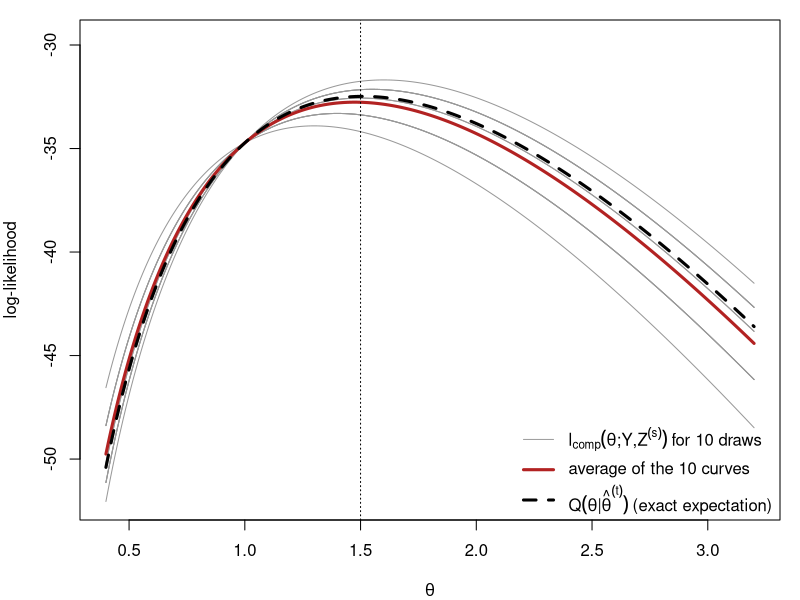
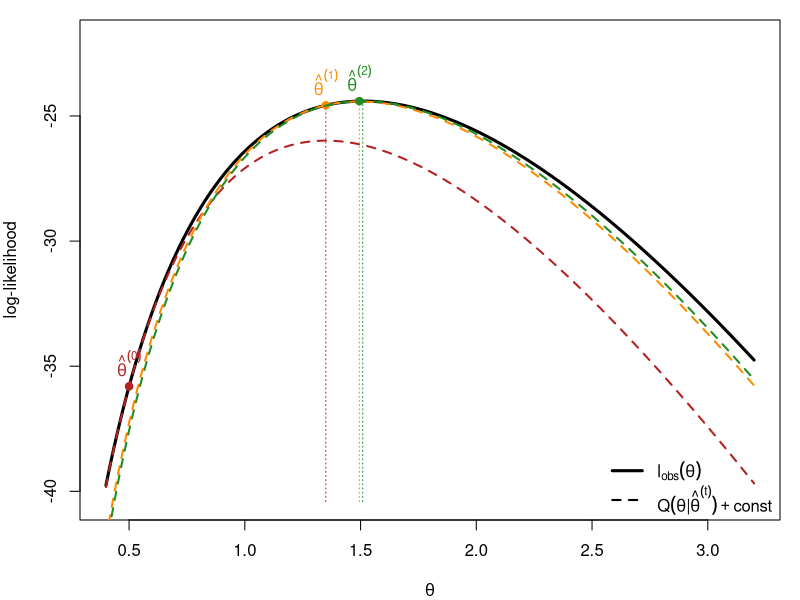
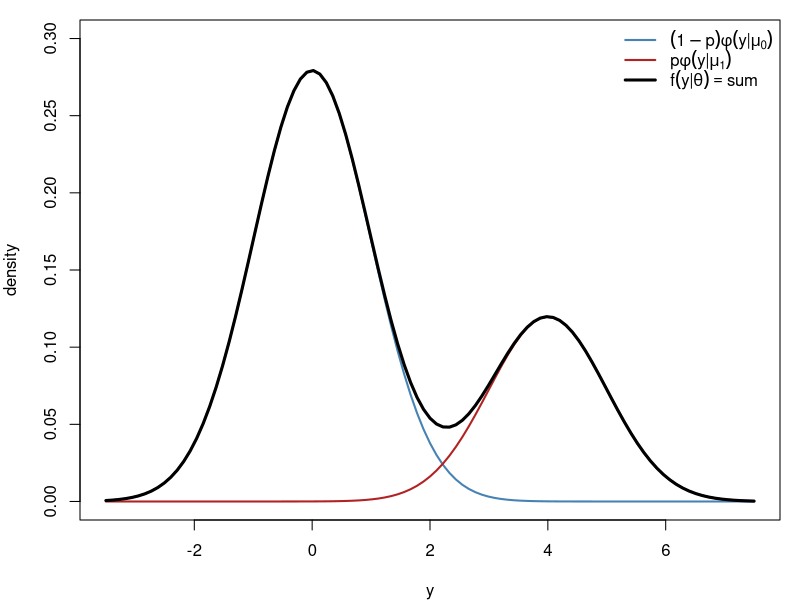
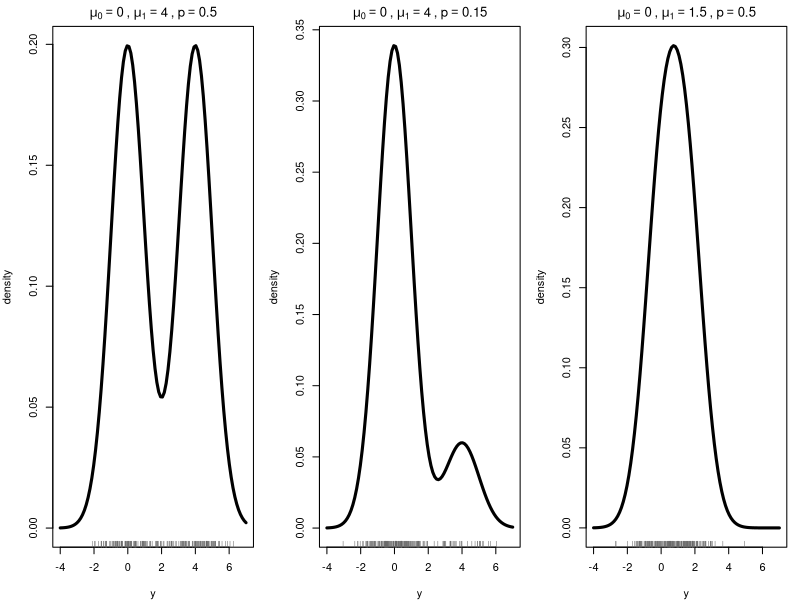
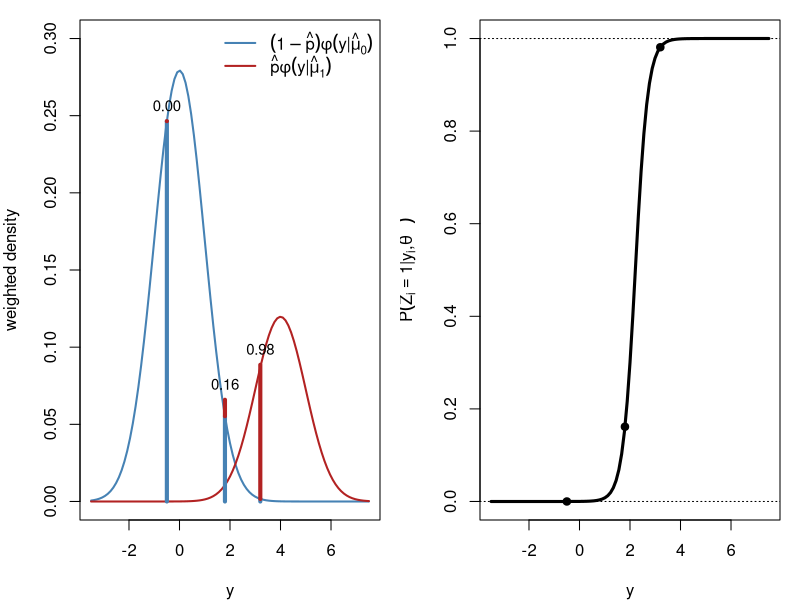
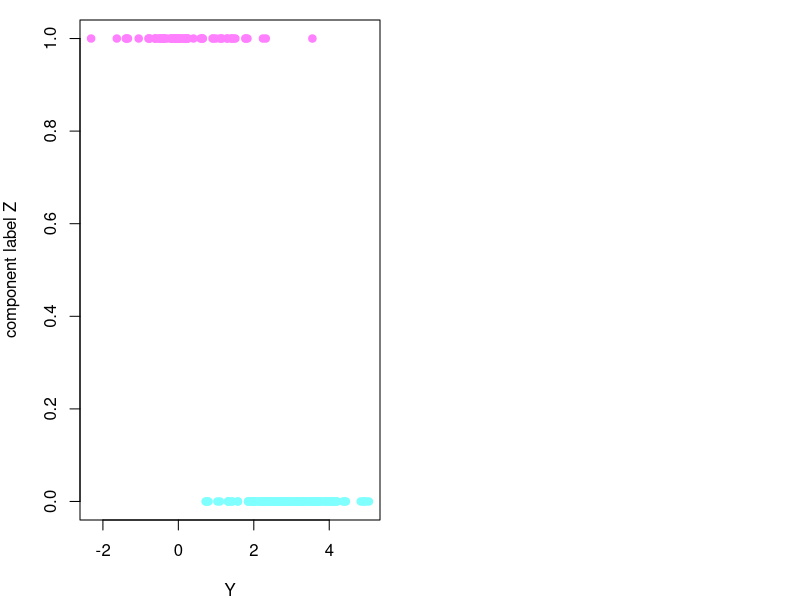
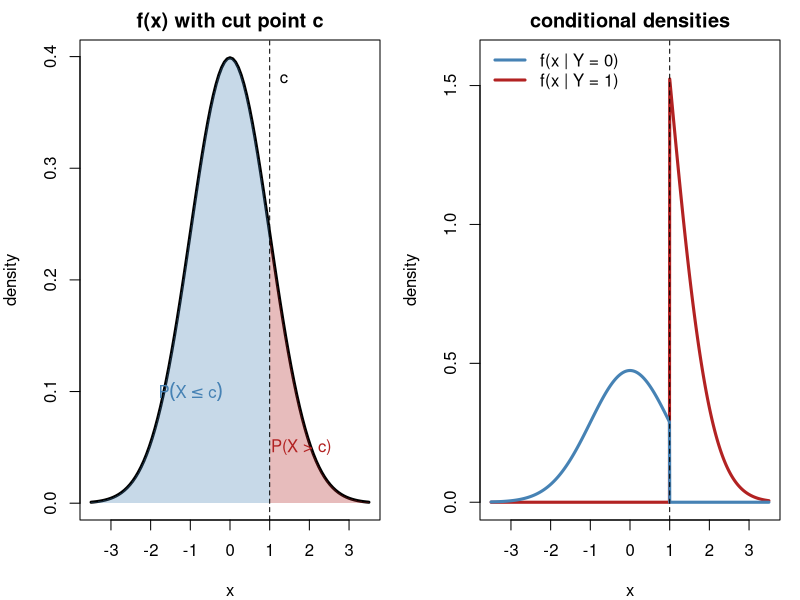
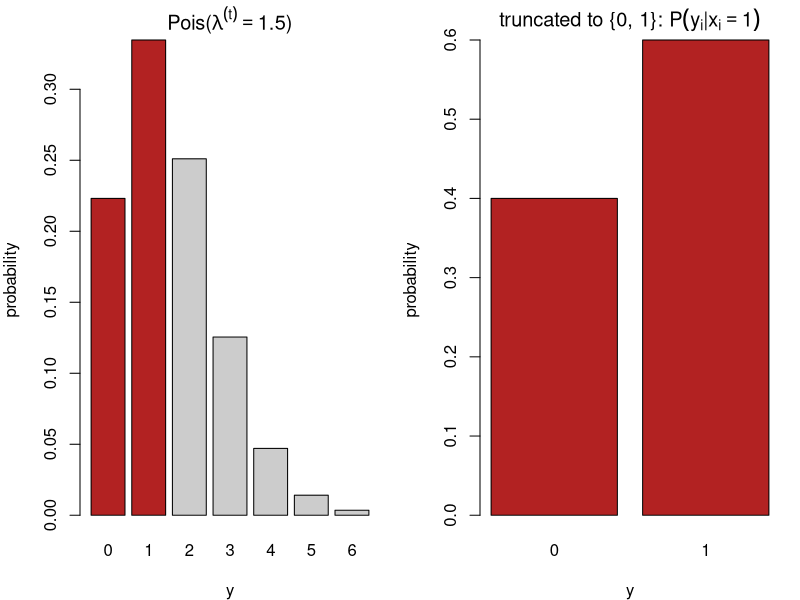

These figures' R source, in order:
## ---- chunk 1
#| label: setup
#| include: false
set.seed(812)

### censored Poisson example used for the illustrations in Section 1 and
### developed fully in Section 3: m exact observations, ncen observations
### known only to satisfy y < 2
yobs_d <- c(3, 2, 4, 1, 3, 2, 5, 3)
m_d    <- length(yobs_d)
ncen_d <- 12
n_d    <- m_d + ncen_d

lobs  <- function(l) sum(dpois(yobs_d, l, log = TRUE)) + ncen_d * log(ppois(1, l))
lcomp <- function(l, z) -n_d * l + log(l) * (sum(yobs_d) + sum(z)) - sum(lfactorial(yobs_d))
Qfun  <- function(l, lt) lcomp(l, rep(lt / (1 + lt), ncen_d))
lam   <- seq(0.4, 3.2, length.out = 300)
## ---- chunk 2
#| label: fig-q-average
#| fig-width: 9
#| fig-height: 5
#| fig-cap: "Ten complete-data log-likelihood curves, their average, and the exact $Q$ function."
lt <- 1.5; S <- 10
Z <- replicate(S, rbinom(ncen_d, 1, lt / (1 + lt)))
curves <- sapply(1:S, function(s) sapply(lam, lcomp, z = Z[, s]))
Qexact <- sapply(lam, Qfun, lt = lt)
par(mar = c(4, 4, 1, 1))
matplot(lam, curves, type = "l", lty = 1, lwd = 1, col = "gray60",
        xlab = expression(theta), ylab = "log-likelihood",
        ylim = range(curves) + c(0, 2))
lines(lam, rowMeans(curves), lwd = 3, col = "firebrick")
lines(lam, Qexact, lwd = 3, col = "black", lty = 2)
abline(v = lt, lty = 3)
legend("bottomright", bty = "n", lwd = c(1, 3, 3), lty = c(1, 1, 2),
       col = c("gray60", "firebrick", "black"),
       legend = c(expression(l[comp](theta*";"*Y*","*Z^(s)) ~ "for 10 draws"),
                  "average of the 10 curves",
                  expression(Q(theta*"|"*hat(theta)^(t)) ~ "(exact expectation)")))
## ---- chunk 3
#| label: fig-tangent-bound
#| fig-width: 9
#| fig-height: 5
#| fig-cap: "Three EM iterations viewed as successive tangent minorants of the observed log-likelihood."
lo <- sapply(lam, lobs); top <- max(lo)
par(mar = c(4, 4, 1, 1))
plot(lam, lo, type = "l", lwd = 3, xlab = expression(theta),
     ylab = "log-likelihood", ylim = c(top - 16, top + 2.5))
lt <- 0.5; cols <- c("firebrick", "darkorange", "forestgreen")
for (k in 1:3) {
  shift <- lobs(lt) - Qfun(lt, lt)            # make Q touch l_obs at theta^(t)
  lines(lam, sapply(lam, Qfun, lt = lt) + shift, col = cols[k], lwd = 2, lty = 2)
  points(lt, lobs(lt), pch = 19, col = cols[k])
  lt_new <- (sum(yobs_d) + ncen_d * lt / (1 + lt)) / n_d     # M-step
  segments(lt_new, top - 16, lt_new, lobs(lt_new), col = cols[k], lty = 3)
  text(lt, lobs(lt), bquote(hat(theta)^(.(k - 1))), pos = 3, col = cols[k], xpd = NA)
  lt <- lt_new
}
legend("bottomright", bty = "n", lwd = c(3, 2), lty = c(1, 2),
       legend = c(expression(l[obs](theta)),
                  expression(Q(theta*"|"*hat(theta)^(t)) + "const")))
## ---- chunk 4
#| label: fig-mixture-components
#| fig-width: 9
#| fig-height: 4.6
#| fig-cap: "The observed density is a sum of two weighted normal components."
par(mar = c(4, 4, 1, 1)); mu0 <- 0; mu1 <- 4; p <- 0.3
curve((1 - p) * dnorm(x, mu0), -3.5, 7.5, lwd = 2, col = "steelblue",
      ylab = "density", xlab = "y", ylim = c(0, 0.3))
curve(p * dnorm(x, mu1), add = TRUE, lwd = 2, col = "firebrick")
curve((1 - p) * dnorm(x, mu0) + p * dnorm(x, mu1), add = TRUE, lwd = 3)
legend("topright", bty = "n", lwd = c(2, 2, 3),
       col = c("steelblue", "firebrick", "black"),
       legend = c(expression((1-p)*phi(y*"|"*mu[0])),
                  expression(p*phi(y*"|"*mu[1])),
                  expression(f(y*"|"*theta) == "sum")))
## ---- chunk 5
#| label: fig-mixture-shapes
#| fig-width: 10
#| fig-height: 4.4
#| fig-cap: "Separation and mixing proportion determine whether the mixture is visibly bimodal."
par(mfrow = c(1, 3), mar = c(4, 4, 2, 1))
mix <- function(x, mu0, mu1, p) (1 - p) * dnorm(x, mu0) + p * dnorm(x, mu1)
for (s in list(c(0, 4, 0.5), c(0, 4, 0.15), c(0, 1.5, 0.5))) {
  curve(mix(x, s[1], s[2], s[3]), -4, 7, lwd = 3, xlab = "y", ylab = "density",
        main = bquote(mu[0] == .(s[1]) ~ "," ~ mu[1] == .(s[2]) ~ "," ~ p == .(s[3])))
  y <- ifelse(rbinom(200, 1, s[3]) == 1, rnorm(200, s[2]), rnorm(200, s[1]))
  rug(y, col = "gray40")
}
## ---- chunk 6
#| label: fig-estep
#| fig-width: 10
#| fig-height: 4.6
#| fig-cap: "Left: the responsibility at each $y_i$ is the red share of the total height. Right: responsibility as a function of $y$."
par(mfrow = c(1, 2), mar = c(4, 4, 1, 1)); mu0 <- 0; mu1 <- 4; p <- 0.3
f0 <- function(x) (1 - p) * dnorm(x, mu0)
f1 <- function(x) p * dnorm(x, mu1)
curve(f0, -3.5, 7.5, lwd = 2, col = "steelblue", ylab = "weighted density",
      xlab = "y", ylim = c(0, 0.3))
curve(f1, add = TRUE, lwd = 2, col = "firebrick")
yi <- c(-0.5, 1.8, 3.2)
for (y in yi) {
  segments(y, 0, y, f0(y), col = "steelblue", lwd = 4)
  segments(y, f0(y), y, f0(y) + f1(y), col = "firebrick", lwd = 4)
  text(y, f0(y) + f1(y), sprintf("%.2f", f1(y) / (f0(y) + f1(y))), pos = 3, cex = 0.9)
}
legend("topright", bty = "n", lwd = 2, col = c("steelblue", "firebrick"),
       legend = c(expression((1-hat(p))*phi(y*"|"*hat(mu)[0])),
                  expression(hat(p)*phi(y*"|"*hat(mu)[1]))))
curve(f1(x) / (f0(x) + f1(x)), -3.5, 7.5, lwd = 3, xlab = "y",
      ylab = expression(P(Z[i] == 1*"|"*y[i]*","*hat(theta)^(t))))
abline(h = c(0, 1), lty = 3); points(yi, f1(yi) / (f0(yi) + f1(yi)), pch = 19)
## ---- chunk 7
#| label: mix-functions

log_sum_exp <- function(log_x) {
    max_log_x <- max(log_x)
    max_log_x + log(sum(exp(log_x - max_log_x)))
}

### observed log-likelihood, theta = (p, mu1, mu0)
log_like_obs <- function(theta, Y) {
    log_joint <- cbind(log(theta[1])     + dnorm(Y, theta[2], 1, log = TRUE),
                       log(1 - theta[1]) + dnorm(Y, theta[3], 1, log = TRUE))
    sum(apply(log_joint, 1, log_sum_exp))
}

### E-step: responsibilities P(Z_i = 1 | y_i, theta)
e_step <- function(theta, Y) {
    l1 <- dnorm(Y, theta[2], 1, log = TRUE) + log(theta[1])
    l0 <- dnorm(Y, theta[3], 1, log = TRUE) + log(1 - theta[1])
    exp(l1 - apply(cbind(l1, l0), 1, log_sum_exp))
}

### M-step: closed-form weighted updates
m_step <- function(w, Y) {
    c(mean(w),
      sum(Y * w) / sum(w),
      sum(Y * (1 - w)) / sum(1 - w))
}

em_mixnorm <- function(theta0, Y, no_iters) {
    out <- matrix(NA_real_, no_iters + 1, 4,
                  dimnames = list(NULL, c("p", "mu1", "mu0", "log_lik")))
    theta <- theta0
    out[1, ] <- c(theta, log_like_obs(theta, Y))
    for (i in seq_len(no_iters)) {
        theta <- m_step(e_step(theta, Y), Y)
        out[i + 1, ] <- c(theta, log_like_obs(theta, Y))
    }
    out
}
## ---- chunk 8
#| label: fig-mix-data
#| fig-width: 6
#| fig-height: 4
#| fig-cap: "Simulated mixture data, coloured by the (normally unobserved) component label."

gen_mixnorm <- function(theta, n) {
    Z <- rbinom(n, 1, theta[1])
    Y <- rnorm(n, mean = ifelse(Z == 1, theta[2], theta[3]), sd = 1)
    plot(Y, Z, col = cm.colors(2)[Z + 1], pch = 19,
         ylab = "component label Z")
    Y
}

set.seed(812)
data <- gen_mixnorm(c(0.3, 0, 3), 200)
## ---- chunk 9
#| label: mix-run-good
round(em_mixnorm(c(0.5, 0, 3), data, 10), 4)
## ---- chunk 10
#| label: mix-compare
#| warning: false

neg_loglike_obs <- function(theta, Y) -log_like_obs(theta, Y)

### transformed parameterization: ttheta[1] = logit(p)
neg_loglike_obs_transf <- function(ttheta, Y) {
    theta <- ttheta
    theta[1] <- 1 / (1 + exp(-ttheta[1]))
    neg_loglike_obs(theta, Y)
}

lp0 <- log(0.3 / 0.7)

### Newton-type, untransformed: p can leave (0, 1)
try(nlm(neg_loglike_obs, p = c(0.3, 0, 3), Y = data)$estimate)
try(nlm(neg_loglike_obs, p = c(0.5, -10, 5), Y = data)$estimate)

### Newton-type, transformed
try(nlm(neg_loglike_obs_transf, p = c(lp0, 0, 3), Y = data)$estimate)
try(nlm(neg_loglike_obs_transf, p = c(0, -10, 5), Y = data)$estimate)

### Nelder-Mead
try(optim(c(lp0, 0, 3), neg_loglike_obs_transf, Y = data, method = "Nelder-Mead")$par)
try(optim(c(0, -10, 5), neg_loglike_obs_transf, Y = data, method = "Nelder-Mead")$par)

### Conjugate gradient
try(optim(c(0, 0, 3), neg_loglike_obs_transf, Y = data, method = "CG")$par)
try(optim(c(0, -10, 5), neg_loglike_obs_transf, Y = data, method = "CG")$par)
## ---- chunk 11
#| label: fig-truncation
#| fig-width: 10
#| fig-height: 4.8
#| fig-cap: "A density split at a cut point, and the two renormalized conditional densities."
par(mfrow = c(1, 2), mar = c(4, 4, 2, 1)); cc <- 1
curve(dnorm, -3.5, 3.5, lwd = 3, xlab = "x", ylab = "density",
      main = "f(x) with cut point c")
xs <- seq(cc, 3.5, length.out = 100)
polygon(c(xs, rev(xs)), c(dnorm(xs), rep(0, 100)),
        col = adjustcolor("firebrick", 0.3), border = NA)
xs <- seq(-3.5, cc, length.out = 100)
polygon(c(xs, rev(xs)), c(dnorm(xs), rep(0, 100)),
        col = adjustcolor("steelblue", 0.3), border = NA)
abline(v = cc, lty = 2); text(cc, 0.38, "c", pos = 4)
text(1.8, 0.05, "P(X > c)", col = "firebrick")
text(-1, 0.1, expression(P(X <= c)), col = "steelblue")
curve(dnorm(x) * (x > cc) / pnorm(cc, lower.tail = FALSE), -3.5, 3.5, lwd = 3,
      col = "firebrick", n = 1001, xlab = "x", ylab = "density",
      main = "conditional densities", ylim = c(0, 1.6))
curve(dnorm(x) * (x <= cc) / pnorm(cc), add = TRUE, lwd = 3, col = "steelblue", n = 1001)
abline(v = cc, lty = 2)
legend("topleft", bty = "n", lwd = 3, col = c("steelblue", "firebrick"),
       legend = c("f(x | Y = 0)", "f(x | Y = 1)"))
## ---- chunk 12
#| label: fig-poisson-estep
#| fig-width: 10
#| fig-height: 4.4
#| fig-cap: "The conditional distribution of a censored count is the Poisson pmf restricted to $\\{0,1\\}$ and renormalized."
par(mfrow = c(1, 2), mar = c(4, 4, 2, 1)); lt <- 1.5; k <- 0:6
barplot(dpois(k, lt), names.arg = k,
        col = c("firebrick", "firebrick", rep("gray80", 5)),
        xlab = "y", ylab = "probability",
        main = bquote("Pois(" * lambda^(t) == .(lt) * ")"))
barplot(c(1, lt) / (1 + lt), names.arg = 0:1, col = "firebrick",
        xlab = "y", ylab = "probability",
        main = expression("truncated to {0, 1}: " * P(y[i]*"|"*x[i] == 1)))
## ---- chunk 13
#| label: poisson-em

### observed log-likelihood, up to an additive constant
##   m    : number of exactly observed counts
##   ybar : their mean
##   ncen : number of counts known only to be < 2
loglik_obs_pois <- function(m, ybar, ncen, lambda) {
    m * ybar * log(lambda) - (m + ncen) * lambda + ncen * log(1 + lambda)
}

em_censored_poisson <- function(m, ybar, ncen,
                                lambda0 = (m * ybar + ncen) / (m + ncen),
                                iterations = 20) {
    out <- matrix(NA_real_, iterations + 1, 2,
                  dimnames = list(NULL, c("lambda", "log_lik")))
    lambda <- lambda0
    out[1, ] <- c(lambda, loglik_obs_pois(m, ybar, ncen, lambda))
    for (i in seq_len(iterations)) {
        y_mis  <- lambda / (1 + lambda)                       # E-step
        lambda <- (m * ybar + ncen * y_mis) / (m + ncen)       # M-step
        out[i + 1, ] <- c(lambda, loglik_obs_pois(m, ybar, ncen, lambda))
    }
    out
}
## ---- chunk 14
#| label: poisson-data
set.seed(812)
y    <- rpois(200, 3)
ncen <- sum(y < 2)
m    <- length(y) - ncen
ybar <- mean(y[y >= 2])
c(m = m, ncen = ncen, ybar_observed = ybar)
## ---- chunk 15
#| label: poisson-run
round(em_censored_poisson(m, ybar, ncen, lambda0 = 100, iterations = 10), 5)
round(em_censored_poisson(m, ybar, ncen, lambda0 = ybar, iterations = 10), 5)
## ---- chunk 16
#| label: poisson-compare
#| warning: false
neg_loglik_pois <- function(lambda, m, ybar, ncen) {
    -loglik_obs_pois(m, ybar, ncen, lambda)
}

try(nlm(neg_loglik_pois, p = ybar, m = m, ybar = ybar, ncen = ncen)$estimate)
try(nlm(neg_loglik_pois, p = 100,  m = m, ybar = ybar, ncen = ncen)$estimate)
try(optim(ybar, neg_loglik_pois, method = "CG",
          m = m, ybar = ybar, ncen = ncen)$par)
try(optim(100,  neg_loglik_pois, method = "CG",
          m = m, ybar = ybar, ncen = ncen)$par)
## ---- chunk 17
#| label: fig-clustering
#| fig-width: 6
#| fig-height: 4.6
#| fig-cap: "Three-component multivariate normal mixture with unequal covariances."
par(mar = c(4, 4, 1, 1))
ctr <- rbind(c(0, 0), c(4, 3), c(1, 5))
Sig <- list(diag(2) * 0.8, matrix(c(1, 0.7, 0.7, 1), 2), diag(c(1.2, 0.4)))
cols <- c("steelblue", "firebrick", "forestgreen")
ang <- seq(0, 2 * pi, length.out = 100)
plot(NA, xlim = c(-3, 7), ylim = c(-3, 8),
     xlab = expression(y[1]), ylab = expression(y[2]))
for (k in 1:3) {
  R <- chol(Sig[[k]])
  pts <- matrix(rnorm(120), 60) %*% R + rep(ctr[k, ], each = 60)
  points(pts, col = adjustcolor(cols[k], 0.6), pch = 19, cex = 0.8)
  ell <- (cbind(cos(ang), sin(ang)) * 2.1) %*% R + rep(ctr[k, ], each = 100)
  lines(ell, col = cols[k], lwd = 2)
  points(ctr[k, 1], ctr[k, 2], pch = 4, lwd = 3, col = cols[k])
}
## ---- chunk 18
#| label: fig-hmm
#| fig-width: 10
#| fig-height: 3.4
#| fig-cap: "A two-state hidden Markov chain with normal emissions; background shading shows the hidden state."
par(mar = c(4, 4, 1, 1)); N <- 120
Pm <- matrix(c(0.95, 0.05, 0.1, 0.9), 2, byrow = TRUE)
h <- integer(N); h[1] <- 1
for (i in 2:N) h[i] <- sample(1:2, 1, prob = Pm[h[i - 1], ])
yy <- rnorm(N, mean = c(0, 3)[h])
plot(yy, type = "n", xlab = "i", ylab = expression(y[i]))
r <- rle(h); e <- cumsum(r$lengths); s <- c(1, head(e, -1) + 1)
rect(s - 0.5, par("usr")[3], e + 0.5, par("usr")[4],
     col = adjustcolor(c("steelblue", "firebrick")[r$values], 0.15), border = NA)
lines(yy, col = "gray30")
points(yy, pch = 19, col = c("steelblue", "firebrick")[h], cex = 0.7)
legend("topright", bty = "n", pch = 19, col = c("steelblue", "firebrick"),
       legend = c(expression(h[i] == 1), expression(h[i] == 2)), horiz = TRUE)
